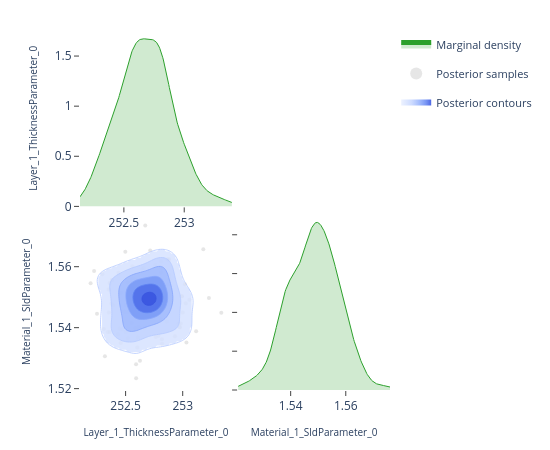

Notebook source saved alongside this figure:
### Code cell
# ---- Pairwise focus: thickness vs SLD ---------------------------------------
# A 2-parameter corner plot zooms in on the joint posterior for a specific
# pair.  This is the same view the EasyReflectometryApp's "2D Heatmap"
# sub-tab uses to inspect parameter degeneracies.


params_of_interest = ['Layer_1_ThicknessParameter_0', 'Material_1_SldParameter_0']
idx = [posterior.param_names.index(p) for p in params_of_interest]
subset_draws = np.asarray(posterior.draws)[:, idx]

fig = plot_corner(subset_draws, params_of_interest)
fig.show()

### Figure 1 — Plotly figure (JSON) as saved in the notebook; plotly's stock layout.template omitted (floating-point values rounded to 4 significant figures; data arrays with more than 128 entries replaced by an {"elided": "..."} marker saying what was removed)
{"data": [{"fill": "tozeroy", "fillcolor": "rgba(44, 160, 44, 0.22)", "hoverinfo": "skip", "legendgroup": "marginal", "line": {"color": "rgb(44, 160, 44)", "width": 1}, "mode": "lines", "name": "Marginal density", "showlegend": true, "type": "scatter", "x": {"elided": "256 float values"}, "xaxis": "x", "y": {"elided": "256 float values"}, "yaxis": "y"}, {"hoverinfo": "skip", "legendgroup": "scatter", "marker": {"color": "rgba(140, 140, 140, 0.22)", "size": 4}, "mode": "markers", "name": "Posterior samples", "showlegend": true, "type": "scatter", "x": [252.6, 252.6, 253.3, 252.6, 252.8, 252.4, 252.5, 252.8, 253.0, 252.2, 252.3, 252.9, 252.9, 252.5, 252.5, 252.7, 252.5, 252.9, 252.5, 252.4, 252.6, 253.0, 252.6, 252.4, 252.6, 252.4, 252.7, 253.0, 252.6, 252.8, 252.6, 252.7, 252.7, 252.8, 252.8, 252.6, 252.6, 252.7, 252.8, 252.8, 252.4, 252.6, 252.9, 252.3, 252.8, 252.4, 252.8, 252.7, 253.0, 252.5, 252.6, 253.0, 252.5, 252.8, 252.8, 252.7, 252.5, 252.9, 252.4, 253.0, 252.4, 252.8, 252.5, 253.1, 253.0, 252.3, 252.5, 253.0, 252.6, 252.8, 252.6, 252.8, 252.8, 252.8, 252.7, 252.5, 252.6, 252.5, 252.8, 252.5, 252.8, 253.2, 252.7, 252.2, 252.4, 252.7, 253.0, 252.7, 252.9, 252.8, 252.5, 252.5, 253.2, 252.6, 252.4, 252.9, 252.8, 252.9, 252.3, 253.0, 252.6, 252.8, 252.7, 252.8, 252.6, 252.4, 252.7, 252.9, 253.1, 252.6, 252.6, 252.7, 252.6, 252.2, 252.8, 252.8, 252.6, 252.8, 252.8, 252.6], "xaxis": "x3", "y": [1.54, 1.556, 1.545, 1.529, 1.548, 1.556, 1.551, 1.555, 1.54, 1.555, 1.54, 1.547, 1.542, 1.545, 1.565, 1.547, 1.54, 1.557, 1.545, 1.548, 1.552, 1.548, 1.56, 1.558, 1.54, 1.54, 1.548, 1.55, 1.547, 1.535, 1.537, 1.543, 1.549, 1.548, 1.56, 1.546, 1.556, 1.548, 1.536, 1.551, 1.538, 1.559, 1.562, 1.557, 1.561, 1.556, 1.558, 1.574, 1.54, 1.553, 1.523, 1.541, 1.555, 1.548, 1.556, 1.553, 1.551, 1.563, 1.545, 1.554, 1.539, 1.547, 1.547, 1.549, 1.535, 1.539, 1.545, 1.55, 1.547, 1.537, 1.533, 1.543, 1.55, 1.545, 1.555, 1.537, 1.553, 1.539, 1.562, 1.552, 1.55, 1.566, 1.56, 1.559, 1.555, 1.565, 1.545, 1.54, 1.537, 1.55, 1.535, 1.555, 1.55, 1.552, 1.552, 1.556, 1.544, 1.562, 1.531, 1.541, 1.542, 1.559, 1.554, 1.549, 1.528, 1.547, 1.551, 1.554, 1.539, 1.549, 1.539, 1.543, 1.547, 1.545, 1.549, 1.537, 1.549, 1.554, 1.552, 1.554], "yaxis": "y3", "zorder": 0}, {"colorscale": [[0.0, "rgba(224, 233, 255, 0.62)"], [0.35, "rgba(183, 203, 255, 0.70)"], [0.6, "rgba(138, 169, 252, 0.78)"], [0.82, "rgba(96, 131, 242, 0.84)"], [1.0, "rgba(58, 86, 224, 0.90)"]], "connectgaps": false, "contours": {"coloring": "fill", "end": 73.39, "showlabels": false, "showlines": false, "size": 11.59, "start": 15.45}, "hoverinfo": "skip", "legendgroup": "contour", "name": "Posterior contours", "showlegend": true, "showscale": false, "type": "contour", "x": [252.1, 252.2, 252.2, 252.2, 252.2, 252.2, 252.2, 252.2, 252.3, 252.3, 252.3, 252.3, 252.3, 252.3, 252.4, 252.4, 252.4, 252.4, 252.4, 252.4, 252.5, 252.5, 252.5, 252.5, 252.5, 252.5, 252.6, 252.6, 252.6, 252.6, 252.6, 252.6, 252.6, 252.7, 252.7, 252.7, 252.7, 252.7, 252.7, 252.8, 252.8, 252.8, 252.8, 252.8, 252.8, 252.9, 252.9, 252.9, 252.9, 252.9, 252.9, 252.9, 253.0, 253.0, 253.0, 253.0, 253.0, 253.0, 253.1, 253.1, 253.1, 253.1, 253.1, 253.1, 253.2, 253.2, 253.2, 253.2, 253.2, 253.2, 253.3, 253.3, 253.3, 253.3, 253.3, 253.3, 253.3, 253.4, 253.4, 253.4], "xaxis": "x3", "y": [1.521, 1.522, 1.522, 1.523, 1.524, 1.524, 1.525, 1.526, 1.527, 1.527, 1.528, 1.529, 1.529, 1.53, 1.531, 1.531, 1.532, 1.533, 1.533, 1.534, 1.535, 1.536, 1.536, 1.537, 1.538, 1.538, 1.539, 1.54, 1.54, 1.541, 1.542, 1.543, 1.543, 1.544, 1.545, 1.545, 1.546, 1.547, 1.547, 1.548, 1.549, 1.55, 1.55, 1.551, 1.552, 1.552, 1.553, 1.554, 1.554, 1.555, 1.556, 1.557, 1.557, 1.558, 1.559, 1.559, 1.56, 1.561, 1.561, 1.562, 1.563, 1.563, 1.564, 1.565, 1.566, 1.566, 1.567, 1.568, 1.568, 1.569, 1.57, 1.57, 1.571, 1.572, 1.573, 1.573, 1.574, 1.575, 1.575, 1.576], "yaxis": "y3", "z": {"elided": "80x80 float values"}, "zmax": 73.39, "zmin": 15.45, "zorder": 1}, {"colorscale": [[0.0, "rgba(183, 203, 255, 0.94)"], [0.35, "rgba(183, 203, 255, 0.94)"], [0.35, "rgba(138, 169, 252, 0.95)"], [0.6, "rgba(138, 169, 252, 0.95)"], [0.6, "rgba(96, 131, 242, 0.96)"], [0.82, "rgba(96, 131, 242, 0.96)"], [0.82, "rgba(58, 86, 224, 0.98)"], [1.0, "rgba(58, 86, 224, 0.98)"]], "contours": {"coloring": "lines", "end": 73.39, "showlabels": false, "size": 11.59, "start": 15.45}, "hoverinfo": "skip", "legendgroup": "contour", "line": {"width": 0.9}, "showlegend": false, "showscale": false, "type": "contour", "x": [252.1, 252.2, 252.2, 252.2, 252.2, 252.2, 252.2, 252.2, 252.3, 252.3, 252.3, 252.3, 252.3, 252.3, 252.4, 252.4, 252.4, 252.4, 252.4, 252.4, 252.5, 252.5, 252.5, 252.5, 252.5, 252.5, 252.6, 252.6, 252.6, 252.6, 252.6, 252.6, 252.6, 252.7, 252.7, 252.7, 252.7, 252.7, 252.7, 252.8, 252.8, 252.8, 252.8, 252.8, 252.8, 252.9, 252.9, 252.9, 252.9, 252.9, 252.9, 252.9, 253.0, 253.0, 253.0, 253.0, 253.0, 253.0, 253.1, 253.1, 253.1, 253.1, 253.1, 253.1, 253.2, 253.2, 253.2, 253.2, 253.2, 253.2, 253.3, 253.3, 253.3, 253.3, 253.3, 253.3, 253.3, 253.4, 253.4, 253.4], "xaxis": "x3", "y": [1.521, 1.522, 1.522, 1.523, 1.524, 1.524, 1.525, 1.526, 1.527, 1.527, 1.528, 1.529, 1.529, 1.53, 1.531, 1.531, 1.532, 1.533, 1.533, 1.534, 1.535, 1.536, 1.536, 1.537, 1.538, 1.538, 1.539, 1.54, 1.54, 1.541, 1.542, 1.543, 1.543, 1.544, 1.545, 1.545, 1.546, 1.547, 1.547, 1.548, 1.549, 1.55, 1.55, 1.551, 1.552, 1.552, 1.553, 1.554, 1.554, 1.555, 1.556, 1.557, 1.557, 1.558, 1.559, 1.559, 1.56, 1.561, 1.561, 1.562, 1.563, 1.563, 1.564, 1.565, 1.566, 1.566, 1.567, 1.568, 1.568, 1.569, 1.57, 1.57, 1.571, 1.572, 1.573, 1.573, 1.574, 1.575, 1.575, 1.576], "yaxis": "y3", "z": {"elided": "80x80 float values"}, "zmax": 73.39, "zmin": 15.45, "zorder": 2}, {"fill": "tozeroy", "fillcolor": "rgba(44, 160, 44, 0.22)", "hoverinfo": "skip", "legendgroup": "marginal", "line": {"color": "rgb(44, 160, 44)", "width": 1}, "mode": "lines", "name": "Marginal density", "showlegend": false, "type": "scatter", "x": {"elided": "256 float values"}, "xaxis": "x4", "y": {"elided": "256 float values"}, "yaxis": "y4"}], "layout": {"height": 450, "legend": {"font": {"size": 11}, "itemsizing": "constant", "orientation": "v", "x": 1.02, "xanchor": "left", "y": 1.0, "yanchor": "top"}, "margin": {"b": 60, "l": 80, "r": 160, "t": 30}, "plot_bgcolor": "white", "showlegend": true, "width": 550, "xaxis": {"anchor": "y", "domain": [0.0, 0.49], "showgrid": false, "ticks": "outside", "zeroline": false}, "xaxis2": {"anchor": "y2", "domain": [0.51, 1.0], "showgrid": false, "ticks": "outside", "visible": false, "zeroline": false}, "xaxis3": {"anchor": "y3", "domain": [0.0, 0.49], "showgrid": false, "ticks": "outside", "title": {"font": {"size": 10}, "text": "Layer_1_ThicknessParameter_0"}, "zeroline": false}, "xaxis4": {"anchor": "y4", "domain": [0.51, 1.0], "showgrid": false, "ticks": "outside", "title": {"font": {"size": 10}, "text": "Material_1_SldParameter_0"}, "zeroline": false}, "yaxis": {"anchor": "x", "domain": [0.51, 1.0], "showgrid": false, "ticks": "outside", "title": {"font": {"size": 10}, "text": "Layer_1_ThicknessParameter_0"}, "zeroline": false}, "yaxis2": {"anchor": "x2", "domain": [0.51, 1.0], "showgrid": false, "ticks": "outside", "visible": false, "zeroline": false}, "yaxis3": {"anchor": "x3", "domain": [0.0, 0.49], "showgrid": false, "ticks": "outside", "title": {"font": {"size": 10}, "text": "Material_1_SldParameter_0"}, "zeroline": false}, "yaxis4": {"anchor": "x4", "domain": [0.0, 0.49], "showgrid": false, "showticklabels": false, "ticks": "outside", "zeroline": false}}}
